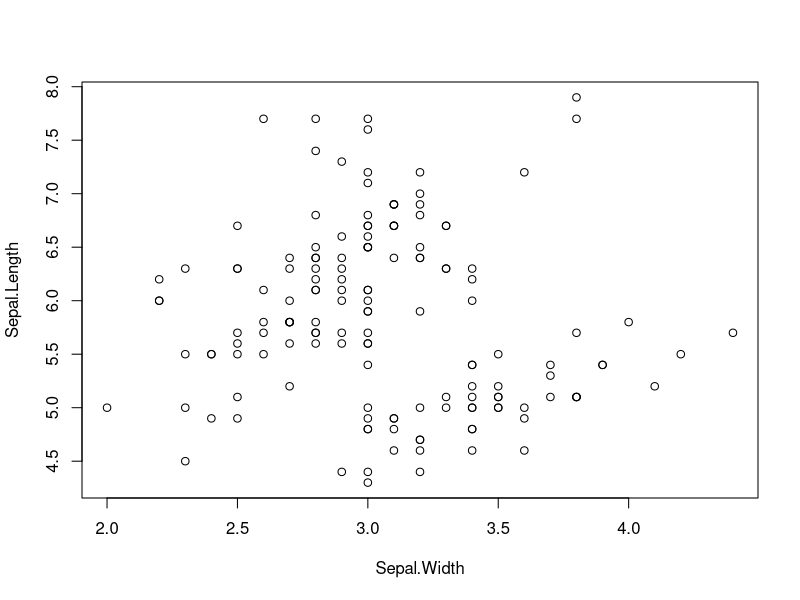
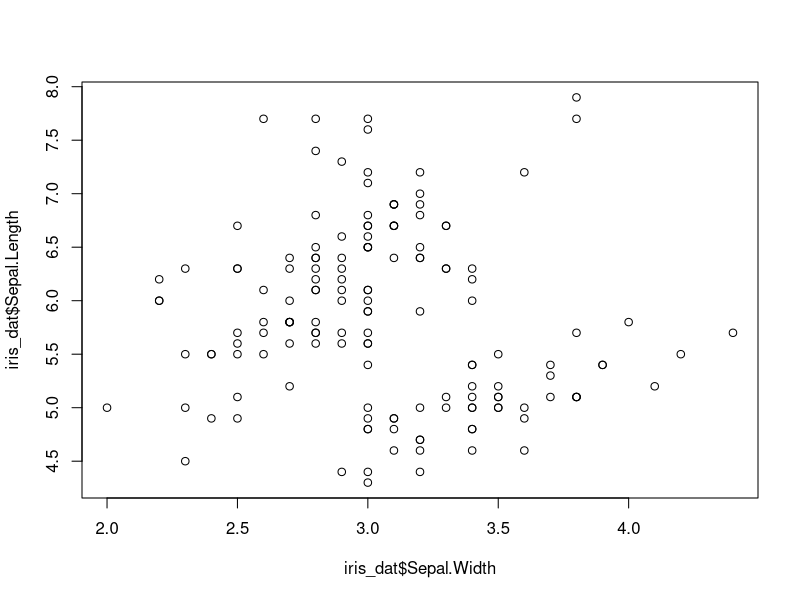
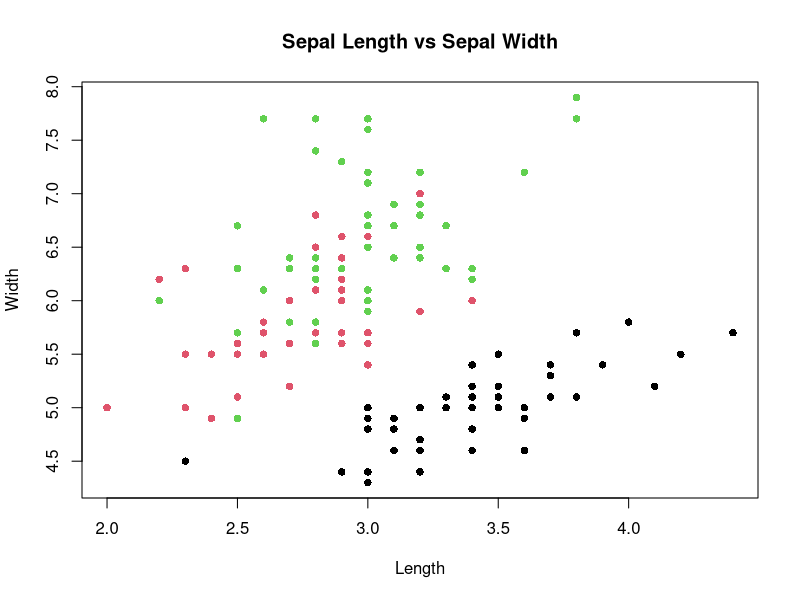
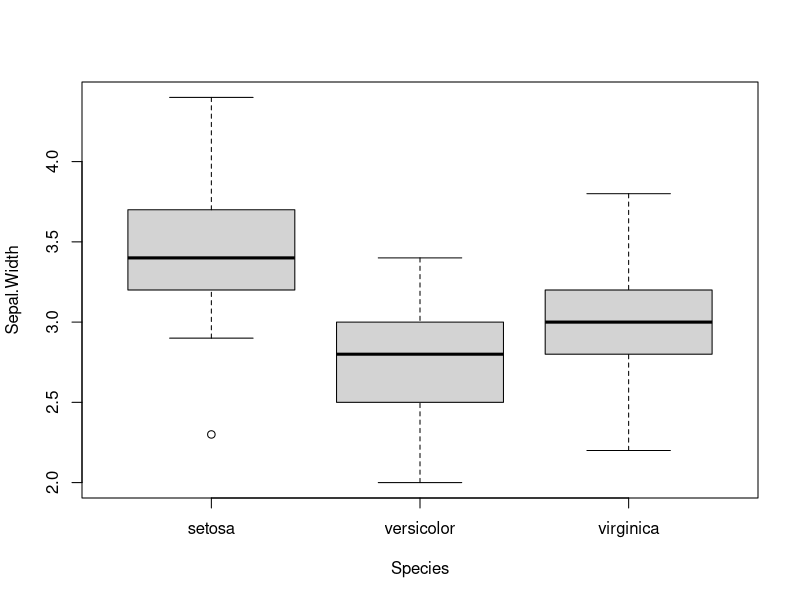
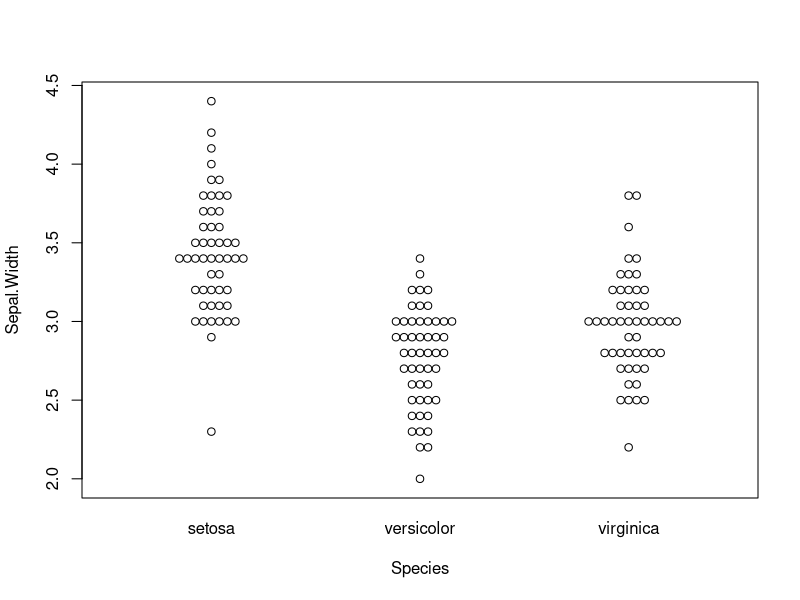
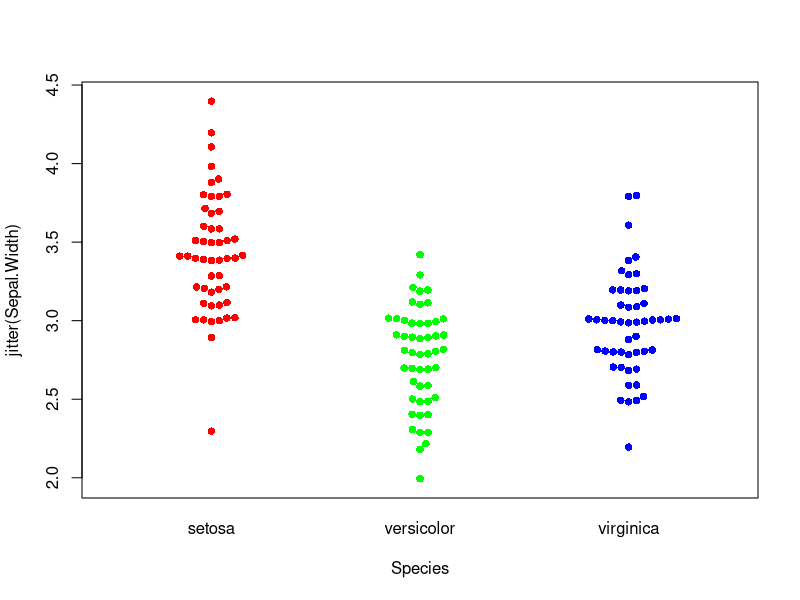
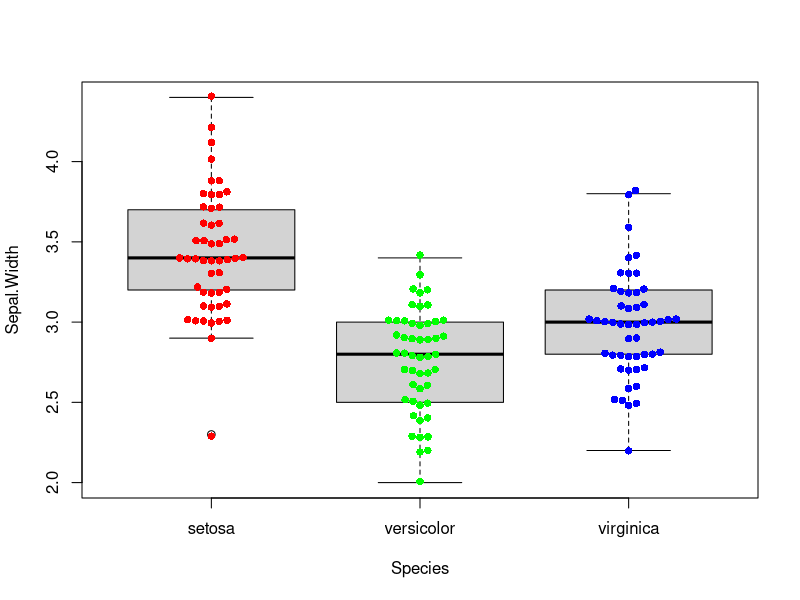

R code for these plots, in order:
## ---- chunk 1
print("Hello")
## ---- chunk 2
some_number <- 5
some_number + 3
some_other_number <- some_number ^ 3
some_other_number
## ---- chunk 3
ls()
## ---- chunk 4
typeof(some_number)
## ---- chunk 5
some_text <- "5" 
typeof(some_text)
## ---- chunk 6
some_number + 5 
## ---- chunk 7
as.numeric(some_text) + 5
## ---- chunk 8
my_vector <- c(1,3,5,6,7,8)
## ---- chunk 9
my_vector^3
## ---- chunk 10
c(my_vector, my_vector^3, my_vector^4)
## ---- chunk 11
my_vector[3]
## ---- chunk 12
my_vector[c(1,3,5)]
## ---- chunk 13
my_vector[2:4]
## ---- chunk 14
data(esoph)
head(esoph)
## ---- chunk 15
head(esoph$agegp)     # column
head(esoph[,'agegp']) # column using []
## ---- chunk 16
esoph[2,]             # row
esoph[2,'agegp']      # Single value
esoph[2,1]            # Single value using numbers
## ---- chunk 17
summary(esoph[,3:5])
## ---- chunk 18
data(iris)
iris_dat <- iris
plot(Sepal.Length~Sepal.Width, data=iris_dat)
## ---- chunk 19
plot(iris_dat$Sepal.Width, iris_dat$Sepal.Length)
## ---- chunk 20
plot(iris_dat$Sepal.Width, iris_dat$Sepal.Length, 
	pch=16, 
	col=iris$Species, 
	main='Sepal Length vs Sepal Width',
	xlab='Length',
	ylab='Width')
	
## ---- chunk 21
boxplot(Sepal.Width~Species, data=iris_dat)
## ---- chunk 22
library(beeswarm)
beeswarm(Sepal.Width~Species, data=iris_dat)
## ---- chunk 23
beeswarm(jitter(Sepal.Width)~Species, data=iris_dat,
		 method='swarm',
		 col=rainbow(3),
		 pch=16)

## ---- chunk 24
boxplot(Sepal.Width~Species, data=iris_dat)
beeswarm(jitter(Sepal.Width)~Species, data=iris_dat,
		 method='swarm',
		 col=rainbow(3),
		 pch=16,
		 add=TRUE)

